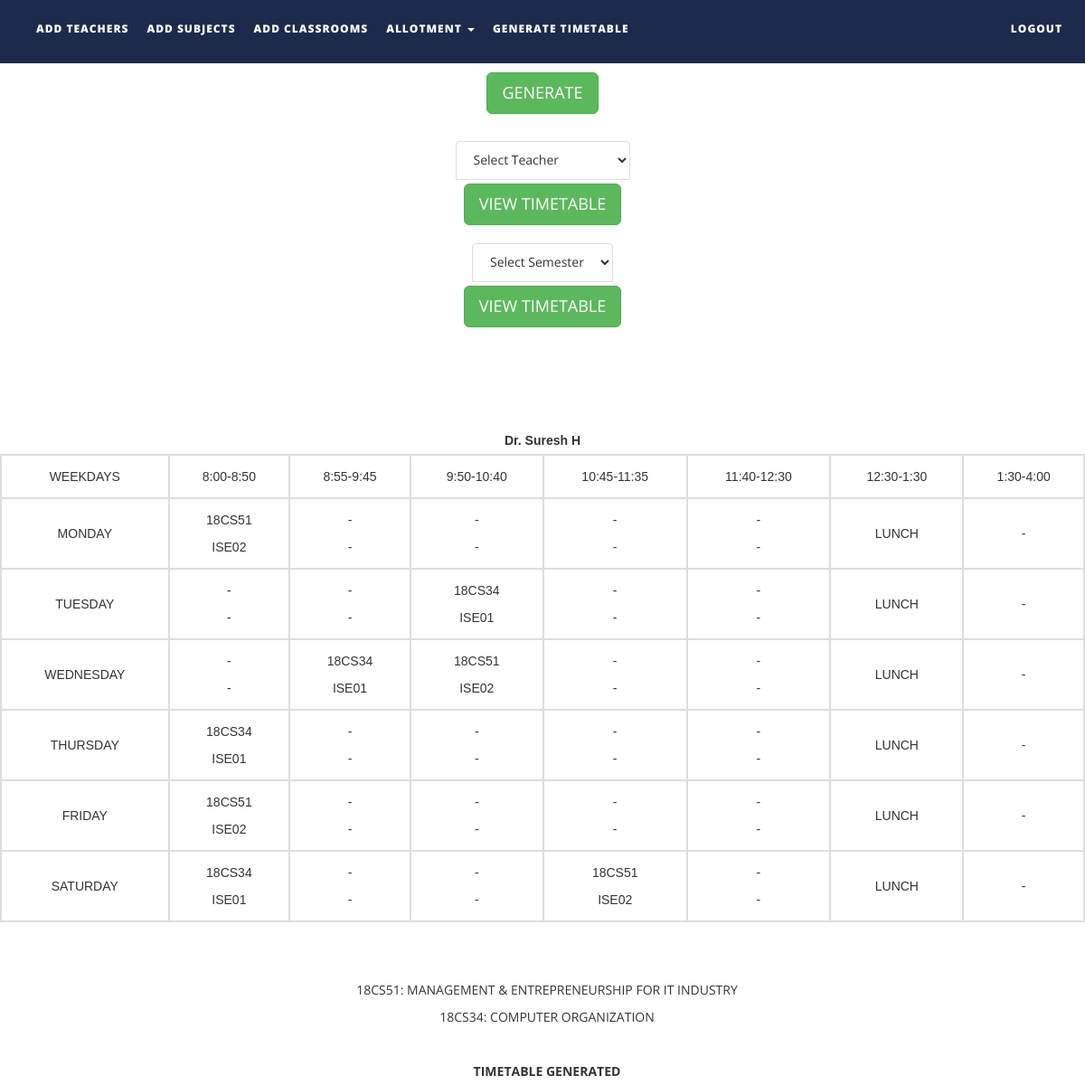
The app's page /ttms/generatetimetable.php?display=T001 with its own data.
### tables this page shows
CREATE TABLE `teachers` (
  `faculty_number` varchar(10) NOT NULL,
  `name` text NOT NULL,
  `alias` varchar(10) NOT NULL,
  `designation` varchar(30) NOT NULL,
  `contact_number` varchar(15) NOT NULL,
  `emailid` varchar(50) NOT NULL
);

CREATE TABLE `t001` (
  `day` varchar(10) NOT NULL,
  `period1` varchar(30) DEFAULT NULL,
  `period2` varchar(30) DEFAULT NULL,
  `period3` varchar(30) DEFAULT NULL,
  `period4` varchar(30) DEFAULT NULL,
  `period5` varchar(30) DEFAULT NULL,
  `period6` varchar(30) DEFAULT NULL
);

CREATE TABLE `subjects` (
  `subject_code` varchar(10) NOT NULL,
  `subject_name` varchar(50) NOT NULL,
  `course_type` varchar(15) NOT NULL,
  `semester` int(1) NOT NULL,
  `department` varchar(50) NOT NULL,
  `isAlloted` int(1) NOT NULL,
  `allotedto` text NOT NULL
);

### ttms/generatetimetable.php (the view, shortened to what this page needs)
<!DOCTYPE html>
<html xmlns="http://www.w3.org/1999/xhtml">
<head>
    <link href="assets/css/bootstrap.css" rel="stylesheet"/>
    <link href="assets/css/font-awesome.min.css" rel="stylesheet"/>
    <link href="assets/css/flexslider.css" rel="stylesheet"/>
    <link href="assets/css/style.css" rel="stylesheet"/>
</head>
<body>
<div class="navbar navbar-inverse navbar-fixed-top " id="menu">
    <div class="container">
        <div class="navbar-collapse collapse move-me">
            <ul class="nav navbar-nav navbar-left">
                <li><a href="addteachers.php">ADD TEACHERS</a></li>
                <li><a href="addsubjects.php">ADD SUBJECTS</a></li>
                <li><a href="addclassrooms.php">ADD CLASSROOMS</a></li>
                <li class="dropdown"><a class="dropdown-toggle" data-toggle="dropdown" aria-expanded="false">ALLOTMENT
                        <span class="caret"></span></a>
                </li>
                <li><a href="generatetimetable.php">GENERATE TIMETABLE</a></li>
            </ul>
            <ul class="nav navbar-nav navbar-right">
                <li><a href="index.php">LOGOUT</a></li>
            </ul>
        </div>
    </div>
</div>
<br>
<form action="algo.php" method="post">
    <div align="center" style="margin-top: 50px">
        <button type="submit"
                id="generatebutton" class="btn btn-success btn-lg">GENERATE
        </button>
    </div>
</form>
<form action="generatetimetable.php" method="post">
    <div align="center" style="margin-top: 30px">
        <select name="select_teacher" class="list-group-item">
            <option selected disabled>Select Teacher</option>
        </select>
        <button type="submit" id="viewteacher" class="btn btn-success btn-lg" style="margin-top: 5px">VIEW TIMETABLE
        </button>
    </div>
</form>
<form action="generatetimetable.php" method="post">
    <div align="center" style="margin-top: 20px">
        <select name="select_semester" class="list-group-item">
            <option selected disabled>Select Semester</option>
        </select>
        <button type="submit" id="viewsemester" class="btn btn-success btn-lg" style="margin-top: 5px">VIEW TIMETABLE
        </button>
    </div>
</form>
<div>
    <br>
    <div id="TT" style="background-color: #FFFFFF">
        <table border="2" cellspacing="3" align="center" id="timetable">
            <caption><strong><br><br>
                    <?php
                    if (isset($_POST['select_semester'])) {
                        echo "ISE SEMESTER " . $_POST['select_semester'] . " ";
                        $year = (int)($_POST['select_semester'] / 2) + $_POST['select_semester'] % 2;
                        $r = mysqli_fetch_assoc(mysqli_query(mysqli_connect("localhost", "root", "", "ttms"), "SELECT * from classrooms
                        WHERE status = '$year'"));
                        echo " ( " . $r['name'], " ) ";
                    } else if (isset($_POST['select_teacher'])) {
                        $id = $_POST['select_teacher'];
                        $r = mysqli_fetch_assoc(mysqli_query(mysqli_connect("localhost", "root", "", "ttms"), "SELECT * from teachers
                        WHERE faculty_number = '$id'"));
                        echo $r['name'];
                    } else if (isset($_GET['display'])) {
                        $id = $_GET['display'];
                        $r = mysqli_fetch_assoc(mysqli_query(mysqli_connect("localhost", "root", "", "ttms"), "SELECT * from teachers
                        WHERE faculty_number = '$id'"));
                        echo $r['name'];
                    }
                    ?>
                </strong></caption>
            <tr>
                <td style="text-align:center">WEEKDAYS</td>
                <td style="text-align:center">8:00-8:50</td>
                <td style="text-align:center">8:55-9:45</td>
                <td style="text-align:center">9:50-10:40</td>
                <td style="text-align:center">10:45-11:35</td>
                <td style="text-align:center">11:40-12:30</td>
                <td style="text-align:center">12:30-1:30</td>
                <td style="text-align:center">1:30-4:00</td>
            </tr>
            <tr>
                <?php
                $table = null;
                if (isset($_POST['select_semester'])) {
                    $table = " semester" . $_POST['select_semester'] . " ";
                } else if (isset($_POST['select_teacher'])) {
                    $table = " " . $_POST['select_teacher'] . " ";
                } else if (isset($_GET['display'])) {
                    $table = " " . $_GET['display'] . " ";
                } else
                    echo '</table>';
                if (isset($_POST['select_semester']) || isset($_POST['select_teacher']) || isset($_GET['display'])) {
                    $q = mysqli_query(mysqli_connect("localhost", "root", "", "ttms"),
                        "SELECT * FROM" . $table);
                    $qq = mysqli_query(mysqli_connect("localhost", "root", "", "ttms"),
                        "SELECT * FROM subjects");
                    $days = array('MONDAY', 'TUESDAY', 'WEDNESDAY', 'THURSDAY', 'FRIDAY', 'SATURDAY');
                    $i = -1;
                    $str = "<br>";
                    $tid = "";
                    if (isset($_POST['select_semester'])) {
                        while ($r = mysqli_fetch_assoc($qq)) {
                            if ($r['isAlloted'] == 1 && $r['semester'] == $_POST['select_semester']) {
                                $str .= $r['subject_code'] . ": " . $r['subject_name'] . ", ";
                                if (isset($r['allotedto'])) {
                                    $id = $r['allotedto'];
                                    $qqq = mysqli_query(mysqli_connect("localhost", "root", "", "ttms"),
                                        "SELECT * FROM teachers WHERE faculty_number = '$id'");
                                    $rr = mysqli_fetch_assoc($qqq);
                                    $str .= " " . $rr['alias'] . ": " . $rr['name'] . " ";
                                }
                                if ($r['course_type'] !== "LAB") {
                                    $str .= "<br>";
                                    continue;
                                } else {
                                    $str .= ", ";
                                }
                            }
                        }
                    } else if (isset($_POST['select_teacher']) || isset($_GET['display'])) {
                        if (isset($_POST['select_teacher'])) {
                            $tid = $_POST['select_teacher'];
                        } else if (isset($_GET['display'])) {
                            $tid = $_GET['display'];
                            $tid = strtoupper($tid);
                        }
                        while ($r = mysqli_fetch_assoc($qq)) {
                            if ($r['isAlloted'] == 1 && $r['allotedto'] == $tid) {
                                $str .= $r['subject_code'] . ": " . $r['subject_name'] . " <br>";
                            }
                        }
                    }
                    while ($row = mysqli_fetch_assoc($q)) {
                        $i++;
                        echo "
                 <tr><td style=\"text-align:center\">$days[$i]</td>
                 <td style=\"text-align:center\">{$row['period1']}</td>
                <td style=\"text-align:center\">{$row['period2']}</td>
                <td style=\"text-align:center\">{$row['period3']}</td>
                 <td style=\"text-align:center\">{$row['period4']}</td>
                  <td style=\"text-align:center\">{$row['period5']}</td>
                  <td style=\"text-align:center\">LUNCH</td>
                  <td style=\"text-align:center\">{$row['period6']}</td>
                </tr>\n";
                    }
                    echo '</table>';
                    $sign = "TIMETABLE GENERATED";
                    echo "<div style='margin-left: 10px' align='center'>" . "<br>" . $str . "<br></div>" .
                        "<div style='margin-left: 10px' align='center'>" . "<strong>" . $sign . "<br></strong></div>";
                }
                ?>
    </div>
</div>
</body>
</html>

### ttms/assets/css/style.css (style rules this page uses)
#menu { background-color: rgba(28, 43, 75, 1); color: #fff; font-size: 12px; font-weight: 900; letter-spacing: 1px; min-height: 70px; }
.navbar-inverse { border-color: transparent; }
.navbar-inverse .navbar-nav > li > a, .navbar-inverse .navbar-nav > li > a:hover { color: #FFF; padding: 22px 10px; }

### ttms/generatetimetable.php (style rules this page uses)
table { margin-top: 20px; font-family: arial, sans-serif; border-collapse: collapse; width: 100%; }
td, th { border: 2px solid #dddddd; text-align: left; padding: 8px; }
tr:nth-child(even) { background-color: #ffffff; }
tr:nth-child(odd) { background-color: #ffffff; }

### records on screen
teachers: name "Dr. Suresh H"
t001: i "MONDAY", period1 "18CS51 ISE02", period2 "- -", period3 "- -", period4 "- -", period5 "- -", period6 "-"
t001: i "TUESDAY", period1 "- -", period2 "- -", period3 "18CS34 ISE01", period4 "- -", period5 "- -", period6 "-"
t001: i "WEDNESDAY", period1 "- -", period2 "18CS34 ISE01", period3 "18CS51 ISE02", period4 "- -", period5 "- -", period6 "-"
t001: i "THURSDAY", period1 "18CS34 ISE01", period2 "- -", period3 "- -", period4 "- -", period5 "- -", period6 "-"
t001: i "FRIDAY", period1 "18CS51 ISE02", period2 "- -", period3 "- -", period4 "- -", period5 "- -", period6 "-"
t001: i "SATURDAY", period1 "18CS34 ISE01", period2 "- -", period3 "- -", period4 "18CS51 ISE02", period5 "- -", period6 "-"
subjects: subject_code "18CS51", subject_name "MANAGEMENT & ENTREPRENEURSHIP FOR IT INDUSTRY"
subjects: subject_code "18CS34", subject_name "COMPUTER ORGANIZATION"

### other values on screen
$sign "TIMETABLE GENERATED"
